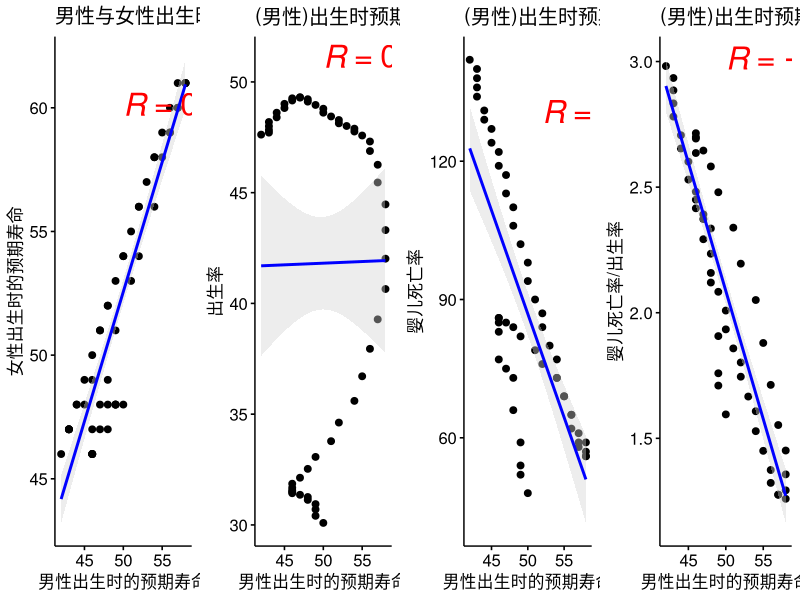

This figure's R source:
library(tidyverse)
library(ggpubr)
library(gridExtra)

data <- read_tsv("Swaziland.txt")

data <- data %>% mutate(deathBirth = babyDeath / babyBirth)

p1 <-
  ggscatter(
    data,
    x = "lifeMan",
    y = "lifeWoman",
    add = "reg.line",
    add.params = list(color = "blue", fill = "lightgray"),
    conf.int = TRUE,
    title = "男性与女性出生时预期寿命的相关性",
    xlab = "男性出生时的预期寿命",
    ylab = "女性出生时的预期寿命"
  ) + stat_cor(
    method = "pearson",
    label.x = 50,
    label.y = 60,
    size = 8,
    color = "red"
  )

p2 <-
  ggscatter(
    data,
    x = "lifeMan",
    y = "babyBirth",
    add = "reg.line",
    add.params = list(color = "blue", fill = "lightgray"),
    conf.int = TRUE,
    title = "(男性)出生时预期寿命与出生率的相关性",
    xlab = "男性出生时的预期寿命",
    ylab = "出生率"
  ) + stat_cor(
    method = "pearson",
    label.x = 50,
    label.y = 51,
    size = 8,
    color = "red"
  )

p3 <-
  ggscatter(
    data,
    x = "lifeMan",
    y = "babyDeath",
    add = "reg.line",
    add.params = list(color = "blue", fill = "lightgray"),
    conf.int = TRUE,
    title = "(男性)出生时预期寿命与婴儿死亡率的相关性",
    xlab = "男性出生时的预期寿命",
    ylab = "婴儿死亡率"
  ) + stat_cor(
    method = "pearson",
    label.x = 52,
    label.y = 130,
    size = 8,
    color = "red"
  )

p4 <-
  ggscatter(
    data,
    x = "lifeMan",
    y = "deathBirth",
    add = "reg.line",
    add.params = list(color = "blue", fill = "lightgray"),
    conf.int = TRUE,
    title = "(男性)出生时预期寿命与婴儿死亡率/出生率的相关性",
    xlab = "男性出生时的预期寿命",
    ylab = "婴儿死亡率/出生率"
  ) + stat_cor(
    method = "pearson",
    label.x = 50,
    label.y = 3,
    size = 8,
    color = "red"
  )

png(
  "swaziland_correlation.png",
  width = 2048,
  height = 1024,
  res = 95
)
grid.arrange(p1, p2, p3, p4, ncol = 4)
dev.off()
